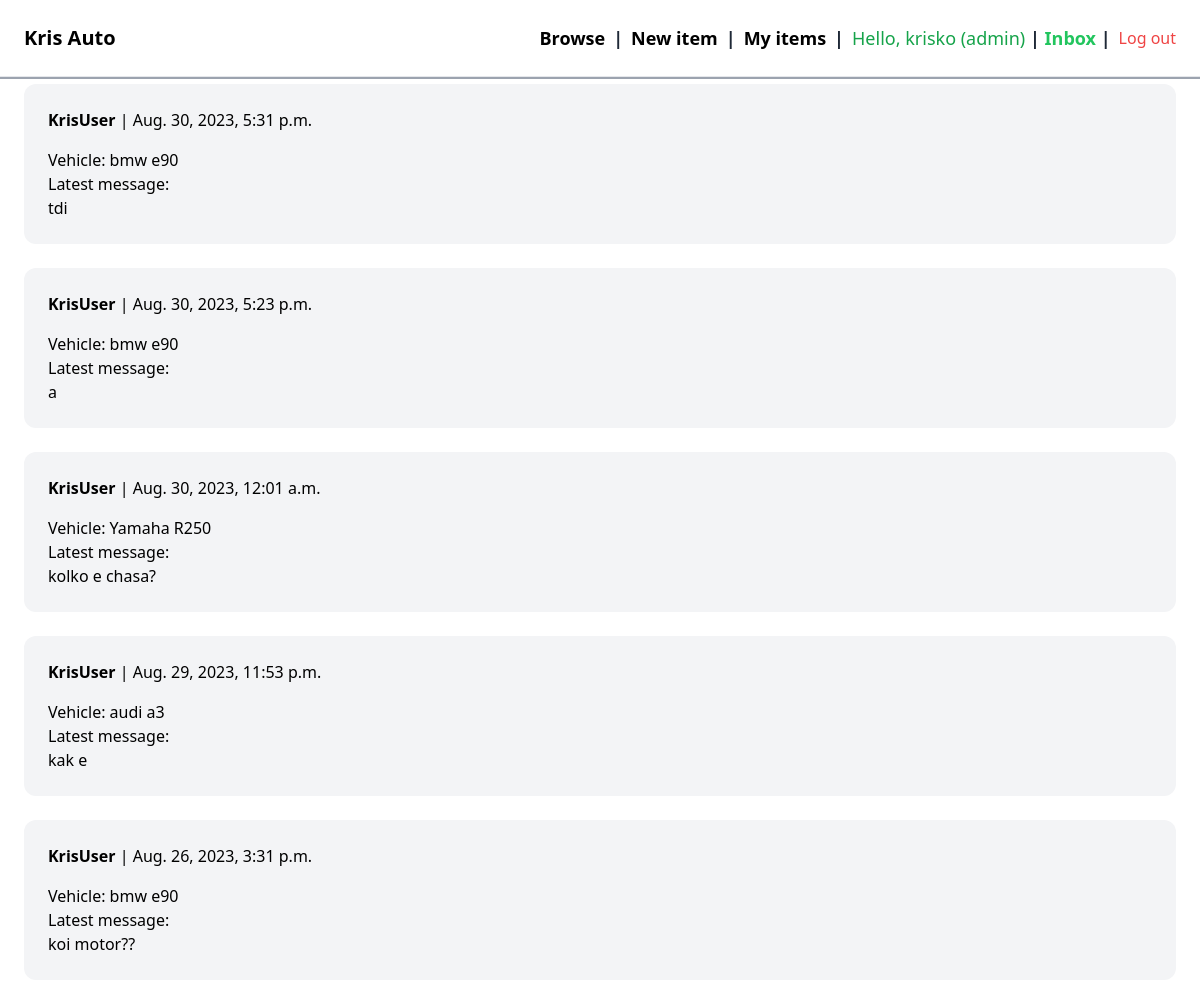
The page /inbox/ (signed in) on the database its author committed.
### conversation/models.py (models this page shows)
class Conversation(models.Model):
    vehicle = models.ForeignKey(Vehicle, related_name='conversations', on_delete=models.CASCADE)
    members = models.ManyToManyField(User, related_name='conversations')
    created_at = models.DateTimeField(auto_now_add=True)
    modified_at = models.DateTimeField(auto_now=True)
    class Meta:
        ordering = ('-modified_at',)

class ConversationMessage(models.Model):
    conversation  = models.ForeignKey(Conversation, related_name='messagess', on_delete=models.CASCADE)
    content = models.TextField()
    created_at = models.DateTimeField(auto_now_add=True)
    created_by = models.ForeignKey(User, related_name='created_messages', on_delete=models.CASCADE)

### vehicle/models.py (models this page shows, shortened)
class Vehicle(models.Model):
    category = models.ForeignKey(Category, related_name='vehicles', on_delete=models.CASCADE)
    make = models.CharField(max_length=255)
    model = models.CharField(max_length=255)
    power_hp = models.IntegerField()
    year = models.IntegerField()
    price = models.FloatField()
    image = models.ImageField(upload_to='vehicle_images', blank=True, null=True)
    description = models.TextField(blank=True, null=True)
    created_at = models.DateTimeField(auto_now_add=True)
    created_by = models.ForeignKey(User, related_name='vehicles', on_delete=models.CASCADE)

### conversation/views.py (the view)
# urls.py: path('inbox/', include('conversation.urls')),
@login_required
def inbox(request):
    conversations = Conversation.objects.filter(members__in=[request.user.id])
    return render(request, 'conversation/inbox.html', {
        'conversations': conversations
    })

### conversation/templates/conversation/inbox.html (shortened to what this page needs)
{% extends 'core/base.html' %}
{% block content %}
<h1 class="mb-6 text-3xl">Inbox</h1>
<div class="space-y-6">
    <div class="space-y-6">
        {% for conversation in conversations %}
            <a href="{% url 'conversation:detail' conversation.id %}#bottom" class="block">
                <div class="p-6 flex bg-gray-100 rounded-xl">
                <div>
                    {% for member in conversation.members.all %}
                        {% if member != request.user %}
                            <p class="mb-4">
                                <strong>{{ member.username }}</strong> | {{ conversation.modified_at }}
                            </p>
                            <p>Vehicle: {{ conversation.vehicle.make }} {{ conversation.vehicle.model }}</p>
                            <p>Latest message:</p>
                            <p>{{ conversation.messagess.last.content }}</p>
                        {% endif %}
                    {% endfor %}
                </div>
            </div>
        </a>
    {% endfor %}
</div>
{% endblock %}

### core/templates/core/base.html (shortened to what this page needs)
<!doctype html>
<html>
    <head>
        <script src="https://cdn.tailwindcss.com"></script>
    </head>
    <body class="relative">
        <div class="px-6 py-6">
            {% block content %}
            {% endblock %}
        </div>
        <div class="mb-16 fixed top-0 left-0 w-full bg-white border-b-2 border-gray-400">
            <nav class="py-6 px-6 flex justify-between items-center border-b border-gray-200">
                <a href="/" class="text-xl font-semibold">Kris Auto</a>
                <div class="flex items-center space-x-2 ml-auto">
                    <a href="{% url 'vehicle:vehicles' %}" class="text-lg font-semibold hover:text-gray-500">Browse </a>
                    <a class="text-lg font-semibold text-gray-800">| </a>
                    {% if request.user.is_authenticated %}
                    <a href="{% url 'vehicle:new' %}" class="text-lg font-semibold hover:text-gray-500">New item </a>
                    <a class="text-lg font-semibold text-gray-800">| </a>
                    <a href="{% url 'dashboard:index' %}" class="text-lg font-semibold hover:text-gray-500">My items </a>
                    <a class="text-lg font-semibold text-gray-800">| </a>
                    <p class="text-lg {% if request.user.is_staff or request.user.is_superuser %}text-green-600{% else %}text-gray-800{% endif %}">
                        Hello, {{ request.user.username }}
                        {% if request.user.is_staff or request.user.is_superuser %}(admin){% endif %}
                        <a class="text-lg font-semibold text-gray-800">| </a>
                        <a href="{% url 'conversation:inbox' %}" class="text-lg font-semibold text-green-500">Inbox </a>
                        <a class="text-lg font-semibold text-gray-800">| </a>
                    </p>
                    <a href="{% url 'core:logout' %}" class="ml-2 text-red-500 hover:text-red-600">Log out</a>
                    {% else %}
                    <a href="{% url 'core:signup' %}" class="px-6 py-3 text-lg font-semibold bg-teal-500 text-white rounded-xl hover:bg-teal-700">Sign up</a>
                    <a href="{% url 'core:login' %}" class="px-6 py-3 text-lg font-semibold bg-gray-500 text-white rounded-xl hover:bg-gray-700">Log in</a>
                    {% endif %}
                </div>
            </nav>
        </div>
    </body>
</html>

### rows shown on the page
Conversation: modified_at "Aug. 30, 2023, 5:31 p.m.", vehicle.make "bmw", vehicle.model "e90", messagess.last.content "tdi"
Conversation: modified_at "Aug. 30, 2023, 5:23 p.m.", vehicle.make "bmw", vehicle.model "e90", messagess.last.content "a"
Conversation: modified_at "Aug. 30, 2023, 12:01 a.m.", vehicle.make "Yamaha", vehicle.model "R250", messagess.last.content "kolko e chasa?"
Conversation: modified_at "Aug. 29, 2023, 11:53 p.m.", vehicle.make "audi", vehicle.model "a3", messagess.last.content "kak e"
Conversation: modified_at "Aug. 26, 2023, 3:31 p.m.", vehicle.make "bmw", vehicle.model "e90", messagess.last.content "koi motor??"

### other values the page prints
{{ member.username }} "KrisUser"
{{ request.user.username }} "krisko"
